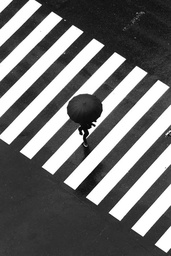
#> input picture images/zebra_line.jpg, 171 x 256 px, shrunk from 600 x 900 before the run
$ python fourier_transform.py
#> lines starting #> are read from the running program, lines starting #| are printed output that depends on the picture
import numpy as np
from matplotlib import pyplot


def dft_2d(im: np.ndarray):
    f = np.zeros_like(im, dtype=np.complex128)
    m, n = im.shape
    c = -2j * np.pi
    g = np.zeros_like(im, dtype=np.float64)
    for u in range(m):
        for v in range(n):
            for x in range(m):
                for y in range(n):
                    g[x, y] = u * x / m + v * y / n
            f[u, v] = np.sum(im * np.exp(c * g))

    return f


def dft_1d(vec: np.ndarray):
    f = np.zeros_like(vec, dtype=np.complex128)
    n = vec.size
    g = -2j * np.pi / n * np.arange(n, dtype=np.complex128)
    for k in range(n):
        f[k] = np.sum(vec * np.exp(g * k))

    return f


def dft_2d_by_1d(im: np.ndarray):
    m, n = im.shape
    f = np.zeros_like(im, dtype=np.complex128)
    g = np.zeros_like(im, dtype=np.complex128)
    for u in range(m):
        g[u, :] = dft_1d(im[u, :])
    for v in range(n):
        f[:, v] = dft_1d(g[:, v])

    return f


if __name__ == '__main__':
    im = pyplot.imread('../images/zebra_line.jpg') / 256
#> im: shape (256, 171) float64; min 0, max 0.996, mean 0.441

    # shift fourier transform
    im_s = im.copy()
    im_s[1::2, ::2] *= -1
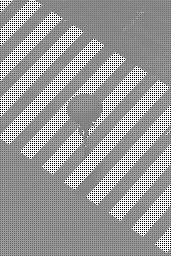
#> im_s: shape (256, 171) float64; min -0.996, max 0.996, mean 0.219; drawn with min black and max white
    im_s[::2, 1::2] *= -1
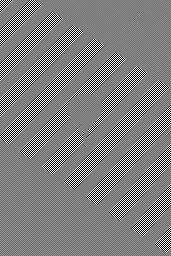
#> im_s: shape (256, 171) float64; min -0.996, max 0.996, mean 4.11e-05; drawn with min black and max white

    im_f = dft_2d_by_1d(im_s)

    # augment output
    im_f = np.abs(im_f)
    im_f = np.log(im_f)
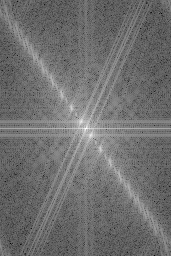
#> im_f: shape (256, 171) float64; min -4.04, max 9.4, mean 1.84; drawn with min black and max white
    im_f = im_f / np.max(im_f)

    # plotting
    fig, ax = pyplot.subplots(1, 2)
    fig.set_size_inches(12, 8)
    fig.set_tight_layout(True)
    for a in ax:
        a.axis('off')

    ax[0].imshow(im, cmap='gray')
    ax[0].set_title('Origin', fontsize=16)

    ax[1].imshow(im_f, cmap='gray')
    ax[1].set_title('Fourier transform', fontsize=16)

    pyplot.show()
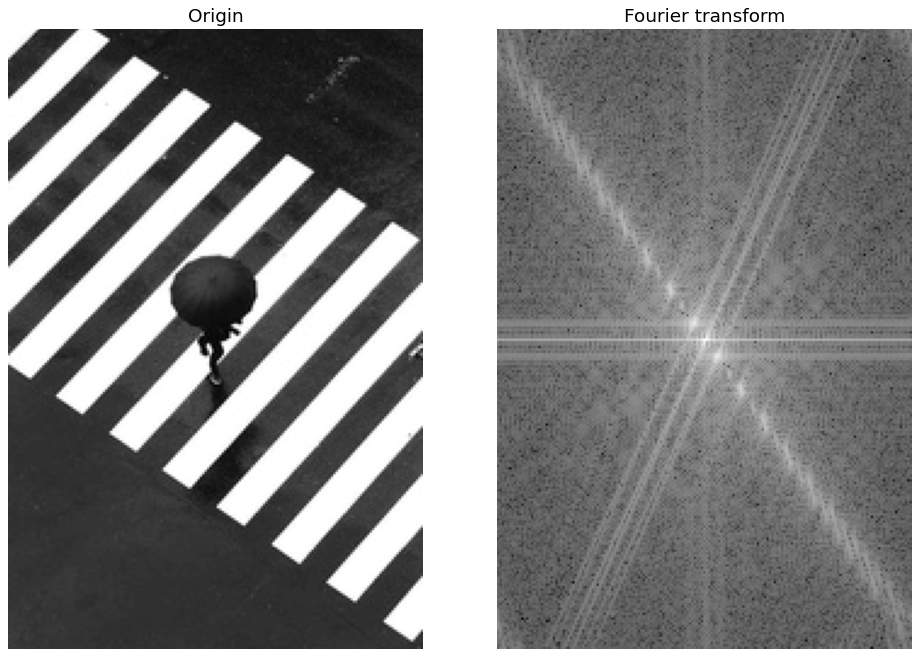
#> figure drawn by matplotlib, 2 panels
